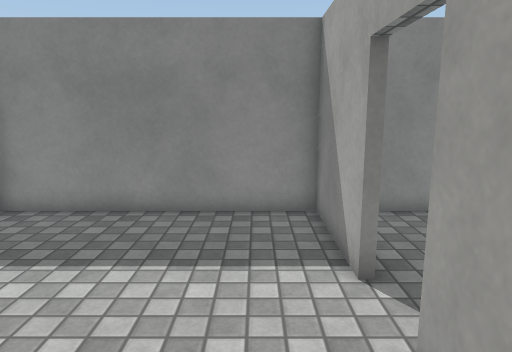
View 1 (above)

12 first-person views from a walk through a scene from a Unity 3-D project. The camera is 1.5 m above the floor, tilts 10° down and sees 70° across. The floor is counted in squares, 0.5 m on a side. Each view is taken from the middle of a square. On the plan, view 1 faces up. The plan holds only what a view shows up to about 20 squares ahead; the rest is blank. The player is left out. Surface patterns are stand-ins for the level's own textures.

View 2
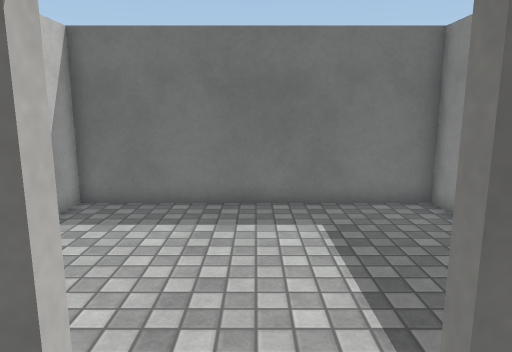

View 3
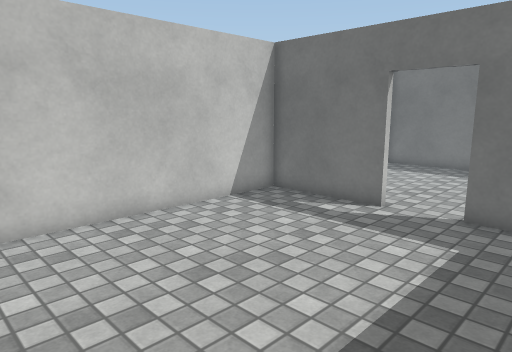

View 4
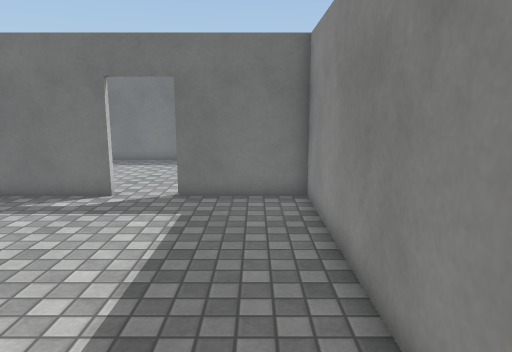

View 5
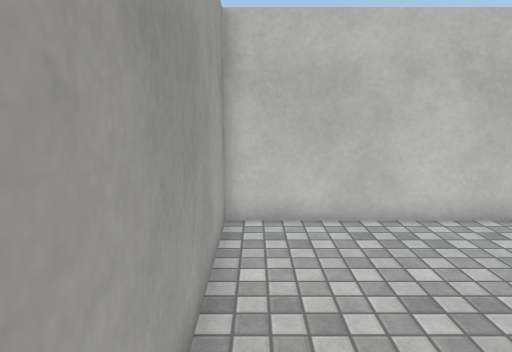

View 6
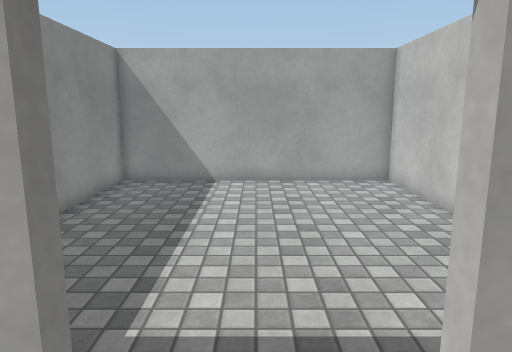

View 7
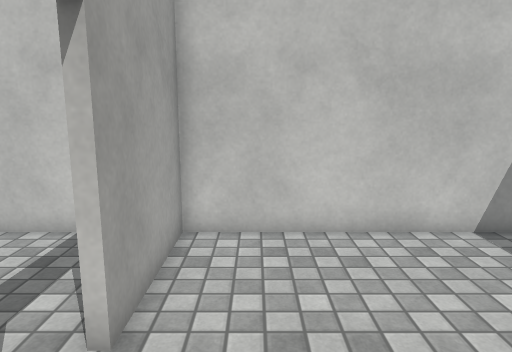

View 8
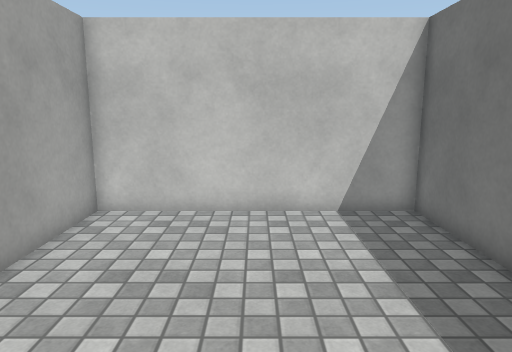

View 9
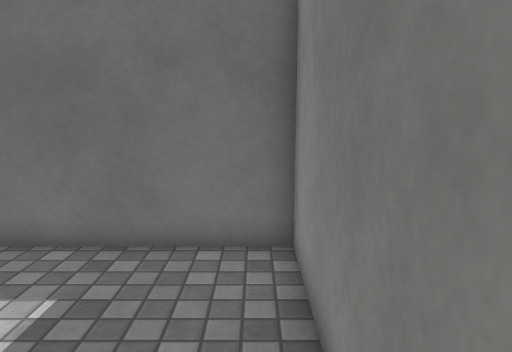

View 10
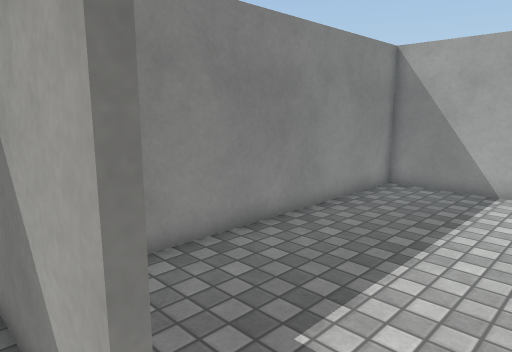

View 11
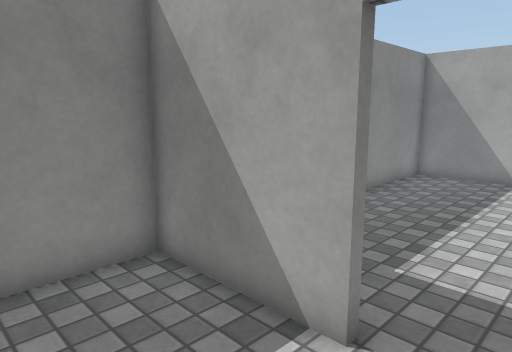

View 12
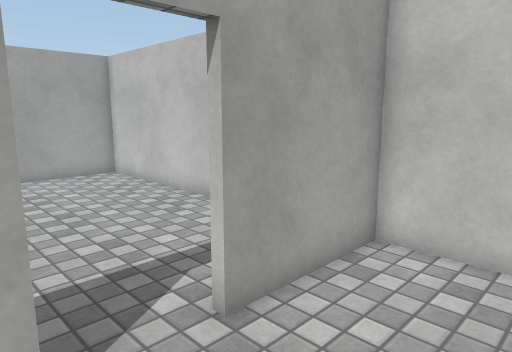

### Floor plan
Points are (right, up) in squares from view 1. A wall is a line through its corners. A room is listed if a view was taken in it or the views show most of it. See-through windows are left out.
Room 1 (views 1, 6, 7, 8, 9, 10, 11, 12)
walls: (2.1, 6.2) (1.8, 6.2) (1.8, 10.8) (-7.9, 10.8) (-7.9, -0.8) (1.8, -0.8) (1.8, 3.8) (2.1, 3.8)
ways out: opening at (2, 5) to room 2
Room 2 (views 2, 3, 4, 5)
walls: (2.1, 3.8) (2.1, -0.8) (15.8, -0.8) (15.8, 10.8) (2.1, 10.8) (2.1, 6.2)
ways out: opening at (2, 5) to room 1

Where each view was taken, in squares from view 1:
view 1: 0 up, 0 right, facing up
view 2: 5 up, 4 right, facing left
view 3: 9 up, 13 right, facing down-left
view 4: 9 up, 15 right, facing left
view 5: 9 up, 15 right, facing down
view 6: 5 up, 0 right, facing right
view 7: 8 up, 0 right, facing down
view 8: 10 up, 3 left, facing down
view 9: 10 up, 0 right, facing left
view 10: 4 up, 1 right, facing up-right
view 11: 4 up, 2 left, facing up-right
view 12: 7 up, 2 left, facing down-right
